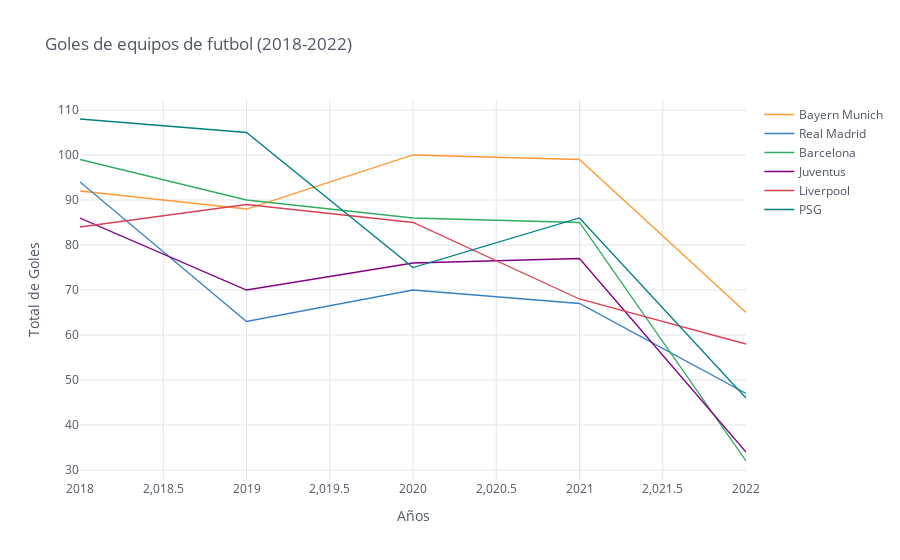

Notebook code for this chart:
### Markdown cell above
# Lineplot

### Code cell
df_ligas.iplot(kind='line', xTitle='Años', yTitle='Total de Goles',
                    title='Goles de equipos de futbol (2018-2022)')

### Figure 1 — Plotly figure (JSON) as saved in the notebook; plotly's stock layout.template omitted (floating-point values rounded to 4 significant figures)
{"data": [{"line": {"color": "rgba(255, 153, 51, 1.0)", "dash": "solid", "shape": "linear", "width": 1.3}, "mode": "lines", "name": "Bayern Munich", "text": "", "type": "scatter", "x": [2018, 2019, 2020, 2021, 2022], "y": [92, 88, 100, 99, 65]}, {"line": {"color": "rgba(55, 128, 191, 1.0)", "dash": "solid", "shape": "linear", "width": 1.3}, "mode": "lines", "name": "Real Madrid", "text": "", "type": "scatter", "x": [2018, 2019, 2020, 2021, 2022], "y": [94, 63, 70, 67, 47]}, {"line": {"color": "rgba(50, 171, 96, 1.0)", "dash": "solid", "shape": "linear", "width": 1.3}, "mode": "lines", "name": "Barcelona", "text": "", "type": "scatter", "x": [2018, 2019, 2020, 2021, 2022], "y": [99, 90, 86, 85, 32]}, {"line": {"color": "rgba(128, 0, 128, 1.0)", "dash": "solid", "shape": "linear", "width": 1.3}, "mode": "lines", "name": "Juventus", "text": "", "type": "scatter", "x": [2018, 2019, 2020, 2021, 2022], "y": [86, 70, 76, 77, 34]}, {"line": {"color": "rgba(219, 64, 82, 1.0)", "dash": "solid", "shape": "linear", "width": 1.3}, "mode": "lines", "name": "Liverpool", "text": "", "type": "scatter", "x": [2018, 2019, 2020, 2021, 2022], "y": [84, 89, 85, 68, 58]}, {"line": {"color": "rgba(0, 128, 128, 1.0)", "dash": "solid", "shape": "linear", "width": 1.3}, "mode": "lines", "name": "PSG", "text": "", "type": "scatter", "x": [2018, 2019, 2020, 2021, 2022], "y": [108, 105, 75, 86, 46]}], "layout": {"legend": {"bgcolor": "#FFFFFF", "font": {"color": "#4D5663"}}, "paper_bgcolor": "#FFFFFF", "plot_bgcolor": "#FFFFFF", "title": {"font": {"color": "#4D5663"}, "text": "Goles de equipos de futbol (2018-2022)"}, "xaxis": {"gridcolor": "#E1E5ED", "showgrid": true, "tickfont": {"color": "#4D5663"}, "title": {"font": {"color": "#4D5663"}, "text": "Años"}, "zerolinecolor": "#E1E5ED"}, "yaxis": {"gridcolor": "#E1E5ED", "showgrid": true, "tickfont": {"color": "#4D5663"}, "title": {"font": {"color": "#4D5663"}, "text": "Total de Goles"}, "zerolinecolor": "#E1E5ED"}}}
